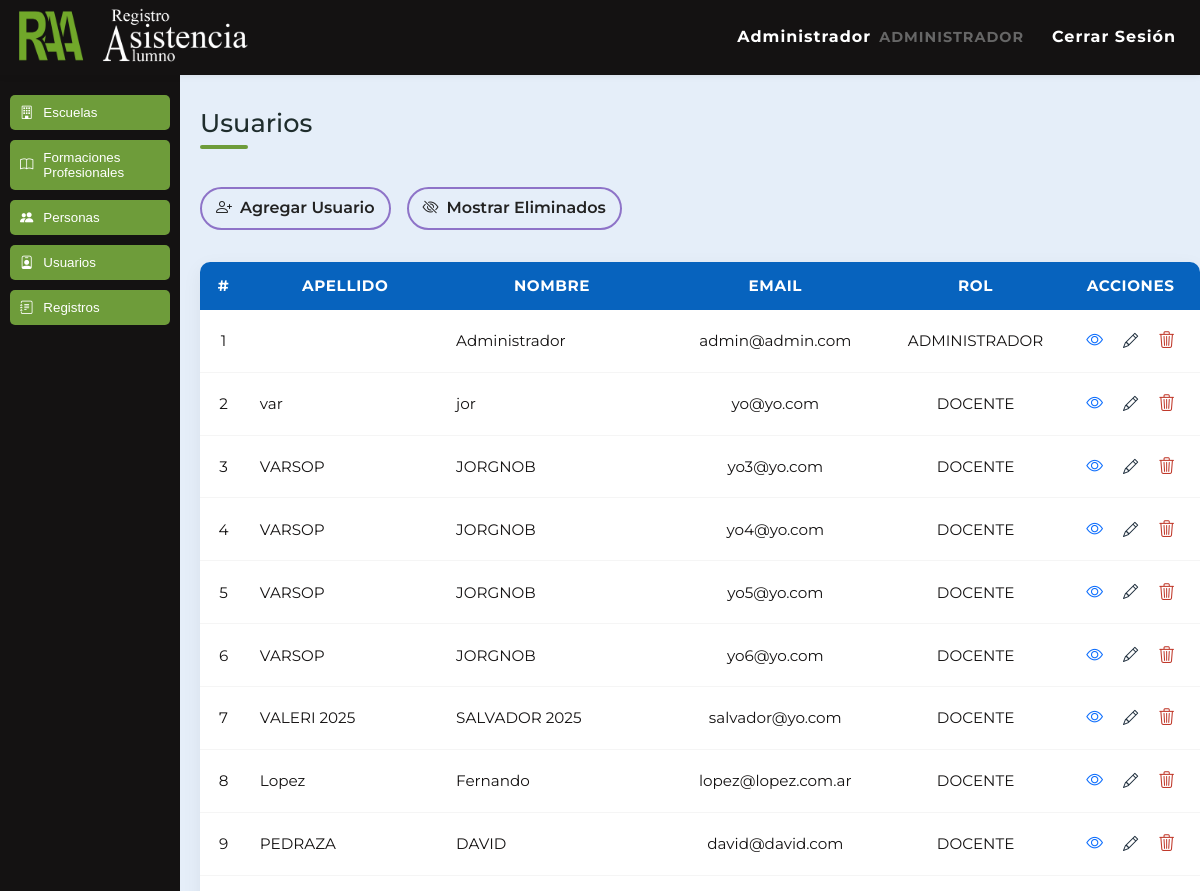
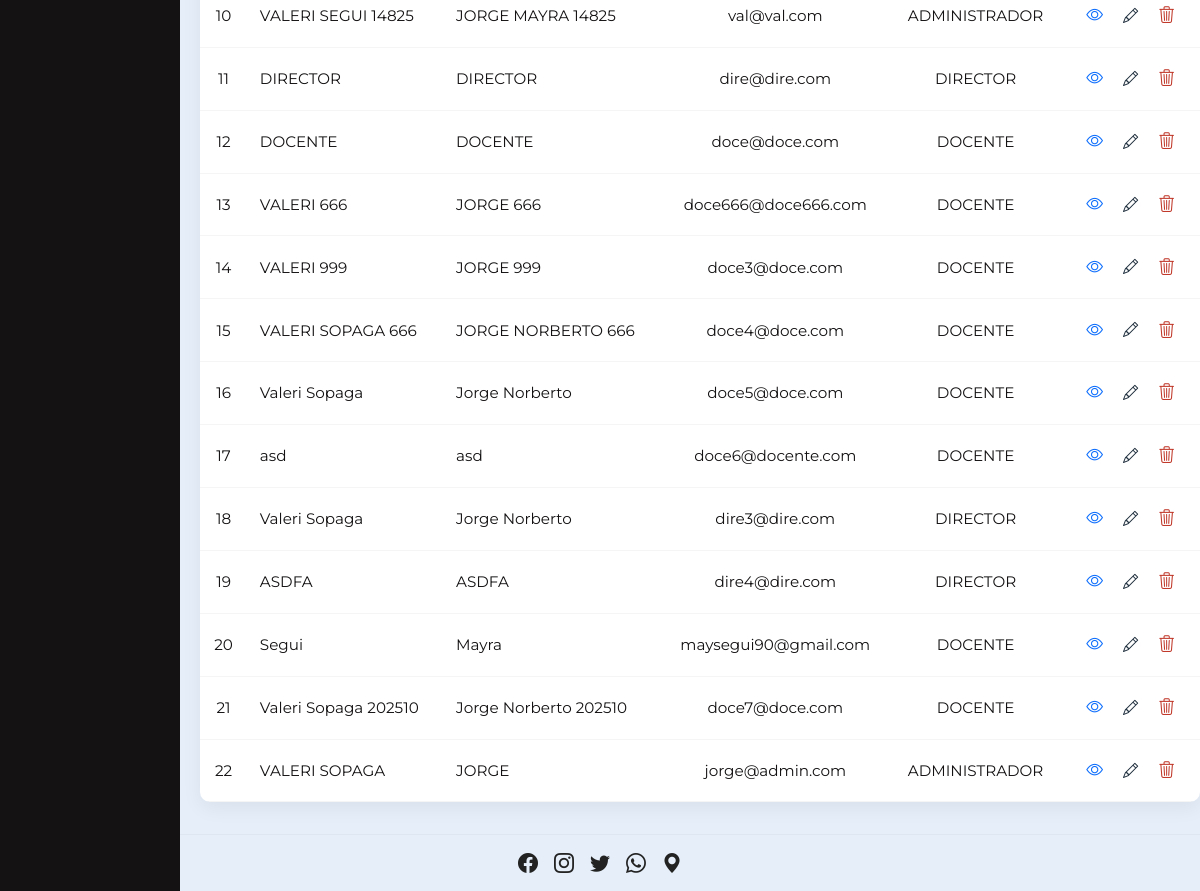
Page /FrontEnd/usuarios.php (signed in) on the committed database (2 pictures, top to bottom).
### tables this page shows
CREATE TABLE `usuarios` (
  `usuarios_id` int(5) NOT NULL,
  `personas_id` int(5) NOT NULL,
  `usuarios_email` varchar(30) NOT NULL,
  `usuarios_clave` varchar(100) NOT NULL,
  `usuarios_habilitado` tinyint(1) NOT NULL DEFAULT 1,
  `usuarios_fechcrea` timestamp NOT NULL DEFAULT current_timestamp() ON UPDATE current_timestamp(),
  `usuarios_eliminado` tinyint(1) NOT NULL DEFAULT 0,
  `usuarios_rol` enum('ADMINISTRADOR','DIRECTOR','DOCENTE') NOT NULL DEFAULT 'DOCENTE'
);

CREATE TABLE `personas` (
  `personas_id` int(5) NOT NULL,
  `personas_dni` int(8) NOT NULL,
  `personas_apellido` varchar(30) NOT NULL,
  `personas_nombre` varchar(30) NOT NULL,
  `personas_fechnac` date NOT NULL,
  `personas_sexo` varchar(10) NOT NULL,
  `personas_habilitado` tinyint(1) NOT NULL DEFAULT 1,
  `personas_fechcrea` timestamp NOT NULL DEFAULT current_timestamp() ON UPDATE current_timestamp(),
  `personas_eliminado` tinyint(1) NOT NULL DEFAULT 0
);

### FrontEnd/usuarios.php (the view, shortened to what this page needs)
<?php
require_once __DIR__ . '/includes/inicializar.php';
$action = $_GET['action'] ?? 'list';
if ($action === 'list' || $action === 'deleted') {
  $showDeleted = $action === 'deleted';
  $sql = "
    SELECT u.usuarios_id, u.usuarios_rol,
           p.personas_apellido, p.personas_nombre,
           u.usuarios_email
    FROM usuarios u
    JOIN personas p ON u.personas_id = p.personas_id
    WHERE u.usuarios_eliminado = " . ($showDeleted ? '1' : '0') . "
    ORDER BY u.usuarios_id
  ";
  $res = mysqli_query($conexion, $sql) or die(mysqli_error($conexion));
}
?>
<!DOCTYPE html>
<html lang="es">
<?php include('head.php'); ?>
<?php include('header.php'); ?>
<link rel="stylesheet" href="CSS/estilo_comun.css">
<link rel="stylesheet" href="CSS/estilo_app.css">
<?php include('menu_lateral.php'); ?>
<body>
  <main class="fp-page">
    <?php
    if ($action === 'list'):
    ?>
      <h1 class="title">Usuarios</h1>
    <?php endif; ?>
    <?php if ($action === 'view' && isset($view_row)): ?>
      <div class="view-panel">
        <h3>Datos Usuario</h3>
        <div class="view-grid">
          <div class="view-row">
            <p><strong>Email:</strong> <?= htmlspecialchars($view_row['usuarios_email'] ?? '-') ?></p>
            <p><strong>Rol:</strong> <?= htmlspecialchars($view_row['usuarios_rol'] ?? '-') ?></p>
          </div>
          <div class="view-row">
          </div>
        </div>
        <h3>Datos Personales</h3>
        <div class="view-grid">
          <div class="view-row">
            <p><strong>Apellido:</strong> <?= htmlspecialchars($view_row['personas_apellido'] ?? '-') ?></p>
            <p><strong>Nombre:</strong> <?= htmlspecialchars($view_row['personas_nombre'] ?? '-') ?></p>
            <p><strong>DNI:</strong> <?= htmlspecialchars($view_row['personas_dni'] ?? '-') ?></p>
            <p><strong>Fecha Nac.:</strong> <?= htmlspecialchars($view_row['personas_fechnac'] ?? '-') ?></p>
            <p><strong>Sexo:</strong> <?= htmlspecialchars($view_row['personas_sexo'] ?? '-') ?></p>
          </div>
        </div>
        <h3>Institucional</h3>
        <?php if (!empty($inst)): ?>
          <div class="row">
            <label>Tipo<br><input value="<?= htmlspecialchars($inst['institucional_tipo'] ?? '') ?>" disabled></label>
            <?php if (!empty($inst['escuelas_id'])):
              $esc = mysqli_fetch_assoc(mysqli_query($conexion, "SELECT escuelas_nombre FROM escuelas WHERE escuelas_id=" . (int)$inst['escuelas_id']));
            ?>
              <label>Escuela<br><input value="<?= htmlspecialchars($esc['escuelas_nombre'] ?? '') ?>" disabled></label>
            <?php endif; ?>
            <?php if (!empty($inst['formaciones_profesionales_id'])):
              $fo = mysqli_fetch_assoc(mysqli_query($conexion, "SELECT formaciones_profesionales_nombre FROM formaciones_profesionales WHERE formaciones_profesionales_id=" . (int)$inst['formaciones_profesionales_id']));
            ?>
              <label>Formación<br><input value="<?= htmlspecialchars($fo['formaciones_profesionales_nombre'] ?? '') ?>" disabled></label>
            <?php endif; ?>
          </div>
        <?php else: ?>
          <p>No hay datos institucionales.</p>
        <?php endif; ?>
        <h3>Domicilios</h3>
        <div class="blocks">
          <?php if (!empty($doms) && is_array($doms)): foreach ($doms as $d): ?>
              <div class="dom-block">
                <label>Calle y número<br><input value="<?= htmlspecialchars($d['domicilios_calle'] ?? '') ?>" disabled></label>
                <label>Descripción<br><input value="<?= htmlspecialchars($d['domicilios_descripcion'] ?? '') ?>" disabled></label>
                <label>Predeterminado<br><input value="<?= (!empty($d['domicilios_predeterminado']) ? 'Sí' : 'No') ?>" disabled></label>
                <?php if (!empty($d['domicilios_latitud']) && !empty($d['domicilios_longitud'])): ?>
                  <div class="map" style="height:150px;">
                    <iframe width="100%" height="150" frameborder="0" style="border:0"
                      src="https://maps.google.com/maps?q=<?= rawurlencode($d['domicilios_latitud']) ?>,<?= rawurlencode($d['domicilios_longitud']) ?>&z=15&output=embed"
                      loading="lazy"></iframe>
                  </div>
                <?php endif; ?>
              </div>
            <?php endforeach;
          else: ?>
            <p>No hay domicilios registrados.</p>
          <?php endif; ?>
        </div>
        <h3>Teléfonos</h3>
        <div class="blocks">
          <?php if (!empty($tels) && is_array($tels)): foreach ($tels as $t): ?>
              <div class="tel-block">
                <label>Número<br><input value="<?= htmlspecialchars($t['telefonos_numero'] ?? '') ?>" disabled></label>
                <label>Descripción<br><input value="<?= htmlspecialchars($t['telefonos_descripcion'] ?? '') ?>" disabled></label>
                <label>Predeterminado<br><input value="<?= (!empty($t['telefonos_predeterminado']) ? 'Sí' : 'No') ?>" disabled></label>
              </div>
            <?php endforeach;
          else: ?>
            <p>No hay teléfonos registrados.</p>
          <?php endif; ?>
        </div>
        <p style="margin-top:12px;">
          <a href="usuarios.php" class="pill">Volver al listado</a>
        </p>
      </div>
    <?php else: ?>
      <ul class="botones">
        <?php if (!$showDeleted): ?>
          <li class="boton-agregar"><a href="usuarios.php?action=add" class="pill"><i class="bi bi-person-plus"></i> Agregar Usuario</a></li>
        <?php endif; ?>
        <li class="boton-volver">
          <?php if ($action === 'deleted'): ?>
            <a href="usuarios.php" class="pill"><i class="bi bi-arrow-left-circle"></i> Volver al Listado</a>
          <?php else: ?>
            <a href="usuarios.php?action=deleted" class="pill"><i class="bi bi-eye-slash"></i> Mostrar Eliminados</a>
          <?php endif; ?>
        </li>
      </ul>
      <div class="contenedor">
        <table class="table table-striped table-hover">
          <thead>
            <tr>
              <th>#</th>
              <th>Apellido</th>
              <th>Nombre</th>
              <th>Email</th>
              <th>Rol</th>
              <th>Acciones</th>
            </tr>
          </thead>
          <tbody>
            <?php $cnt = 0;
            if (!empty($res)) while ($r = mysqli_fetch_assoc($res)): ?>
              <tr>
                <td><?= ++$cnt ?></td>
                <td class="text-left"><?= htmlspecialchars($r['personas_apellido']) ?></td>
                <td class="text-left"><?= htmlspecialchars($r['personas_nombre']) ?></td>
                <td><?= htmlspecialchars($r['usuarios_email']) ?></td>
                <td><?= htmlspecialchars($r['usuarios_rol']) ?></td>
                <td>
                  <?php if ($action === 'list'): ?>
                    <a href="usuarios.php?action=view&id=<?= $r['usuarios_id'] ?>" title="Ver más" class="accion"><i class="bi bi-eye"></i></a>
                    <a href="usuarios.php?action=edit&id=<?= $r['usuarios_id'] ?>" title="Editar" class="accion"><i class="bi bi-pencil"></i></a>
                    <a href="usuarios.php?action=delete&id=<?= $r['usuarios_id'] ?>" title="Eliminar" class="accion"><i class="bi bi-trash3"></i></a>
                  <?php else: ?>
                    <a href="usuarios.php?action=restore&id=<?= $r['usuarios_id'] ?>" title="Restaurar" class="accion"><i class="bi bi-arrow-counterclockwise"></i></a>
                  <?php endif; ?>
                </td>
              </tr>
            <?php endwhile; ?>
          </tbody>
        </table>
      </div>
    <?php endif; ?>
  </main>
  <?php include('footer.php'); ?>
</body>
</html>

### FrontEnd/CSS/estilo_comun.css (style rules this page uses)
:root { --bg-page: #E5EEF9; --primary: #6E9C3A; --accent: #6262AA; --text: #141212; --muted: #87b4e0; --surface: #ffffff; --border: #d0d0d0; --radius: 8px; --header-height: 75px; --sidebar-width: 260px; --font-family: 'Montserrat', system-ui, -apple-system, "Segoe UI", Roboto, "Helvetica Neue", Arial; }
html, body { font-family: var(--font-family); color: var(--text); background: var(--bg-page); -webkit-font-smoothing: antialiased; -moz-osx-font-smoothing: grayscale; }

### FrontEnd/CSS/estilo_app.css (style rules this page uses)
* { margin: 0; padding: 0; box-sizing: border-box; }
html, body { height: 100%; }
body { display: flex; flex-direction: column; background: #E5EEF9; font-family: 'Montserrat', sans-serif; font-size: 16px; line-height: 1.4; }
.fp-page { max-width: 1200px; width: calc(100% - 200px); margin: 100px 100px 2rem 200px; display: flex; flex-direction: column; gap: 1.5rem; }
.fp-page .title { margin-top: 0.5rem; margin-bottom: 0.5rem; font-size: 1.6rem; font-weight: 500; }
.fp-page .botones { display: flex; gap: 1rem; flex-wrap: wrap; margin-bottom: 0.5rem; }
.fp-page .botones li { list-style: none; }
.fp-page .botones li a { display: inline-flex; align-items: center; justify-content: center; background-color: #6262AA; color: #E5EEF9; border: 1px solid #2e518b; border-radius: 50px; padding: .75rem 1.5rem; font-size: 1rem; text-decoration: none; }
.fp-page .contenedor { width: 100%; margin: 0; }
.fp-page .contenedor table { width: 100% !important; }
h1.title { font-size: 2rem; margin-bottom: 1.2rem; font-weight: 600; position: relative; color: #1f2d2d; line-height: 1.15; padding-bottom: 6px; }
h1.title::after { content: ''; display: block; width: 48px; height: 4px; background: #6E9C3A; margin-top: 8px; border-radius: 3px; }
.table, .table.table-striped, table.table { width: 100%; border-collapse: collapse; background: #ffffff; box-shadow: 0 6px 20px rgba(0, 0, 0, 0.06); border-radius: 10px; overflow: hidden; font-size: 0.95rem; }
.table thead th { background: #0763beff; color: #fff; font-weight: 700; text-transform: uppercase; padding: 0.9rem 0.8rem; letter-spacing: 0.6px; text-align: center; }
.table tbody tr { border-bottom: 1px solid rgba(0, 0, 0, 0.04); }
.table td { padding: 0.7rem 0.8rem; vertical-align: middle; text-align: center; }
.table td.text-left { text-align: left; }
.table td a { display: inline-flex; align-items: center; gap: 8px; color: #1b2b3a; text-decoration: none; padding: 6px 8px; border-radius: 8px; transition: transform .12s ease, box-shadow .12s ease; }
.table td a .bi-trash3 { color: #c0392b; }
button.pill, a.pill { display: inline-block; padding: 10px 18px; border-radius: 30px; border: 3px solid rgba(120, 86, 188, 0.8); background: transparent; color: #222; cursor: pointer; font-weight: 600; text-decoration: none; box-sizing: border-box; transition: transform .12s, box-shadow .12s, opacity .12s; }
.boton-volver a { display: inline-flex; align-items: center; gap: 0.4rem; padding: 10px 18px; border-radius: 30px; border: 3px solid rgba(120, 86, 188, 0.8); background: transparent; color: #222; text-decoration: none; font-weight: 600; transition: transform .12s, box-shadow .12s; }
.fp-page .botones li a { display: inline-flex; align-items: center; gap: 0.5rem; padding: 8px 14px; border-radius: 22px; border: 2px solid rgba(120, 86, 188, 0.8); background: transparent; color: #222; font-weight: 600; text-decoration: none; transition: transform .12s, box-shadow .12s; }
.table td .accion { padding: 6px 8px; border-radius: 8px; transition: background .12s ease, transform .12s ease; }
.table td .accion { display: inline-flex; align-items: center; justify-content: center; padding: 8px; border-radius: 8px; transition: transform .12s, box-shadow .12s, background .12s; }
.table td .accion[title] { position: relative; }
.table td .accion .bi-eye { color: #0d6efd; font-size: 1.05rem; }
.table td .accion .bi-trash3 { color: #c0392b; font-size: 1.05rem; }
.fp-page table { border-collapse: collapse; box-sizing: border-box; }
.fp-page table thead tr { height: 48px; }
.fp-page table thead th { padding: 10px 12px; vertical-align: middle; line-height: 1.15; box-sizing: border-box; white-space: nowrap; }

### rows in the picture
usuarios: personas.personas_nombre "Administrador", usuarios_email "admin@admin.com", usuarios_rol "ADMINISTRADOR"
usuarios: personas.personas_apellido "var", personas.personas_nombre "jor", usuarios_email "yo@yo.com", usuarios_rol "DOCENTE"
usuarios: personas.personas_apellido "VARSOP", personas.personas_nombre "JORGNOB", usuarios_email "yo3@yo.com", usuarios_rol "DOCENTE"
usuarios: personas.personas_apellido "VARSOP", personas.personas_nombre "JORGNOB", usuarios_email "yo4@yo.com", usuarios_rol "DOCENTE"
usuarios: personas.personas_apellido "VARSOP", personas.personas_nombre "JORGNOB", usuarios_email "yo5@yo.com", usuarios_rol "DOCENTE"
usuarios: personas.personas_apellido "VARSOP", personas.personas_nombre "JORGNOB", usuarios_email "yo6@yo.com", usuarios_rol "DOCENTE"
usuarios: personas.personas_apellido "VALERI 2025", personas.personas_nombre "SALVADOR 2025", usuarios_email "salvador@yo.com", usuarios_rol "DOCENTE"
usuarios: personas.personas_apellido "Lopez", personas.personas_nombre "Fernando", usuarios_email "lopez@lopez.com.ar", usuarios_rol "DOCENTE"
usuarios: personas.personas_apellido "PEDRAZA", personas.personas_nombre "DAVID", usuarios_email "david@david.com", usuarios_rol "DOCENTE"
usuarios: personas.personas_apellido "VALERI SEGUI 14825", personas.personas_nombre "JORGE MAYRA 14825", usuarios_email "val@val.com", usuarios_rol "ADMINISTRADOR"
usuarios: personas.personas_apellido "DIRECTOR", personas.personas_nombre "DIRECTOR", usuarios_email "dire@dire.com", usuarios_rol "DIRECTOR"
usuarios: personas.personas_apellido "DOCENTE", personas.personas_nombre "DOCENTE", usuarios_email "doce@doce.com", usuarios_rol "DOCENTE"
usuarios: personas.personas_apellido "VALERI 666", personas.personas_nombre "JORGE 666", usuarios_email "doce666@doce666.com", usuarios_rol "DOCENTE"
usuarios: personas.personas_apellido "VALERI 999", personas.personas_nombre "JORGE 999", usuarios_email "doce3@doce.com", usuarios_rol "DOCENTE"
usuarios: personas.personas_apellido "VALERI SOPAGA 666", personas.personas_nombre "JORGE NORBERTO 666", usuarios_email "doce4@doce.com", usuarios_rol "DOCENTE"
usuarios: personas.personas_apellido "Valeri Sopaga", personas.personas_nombre "Jorge Norberto", usuarios_email "doce5@doce.com", usuarios_rol "DOCENTE"
usuarios: personas.personas_apellido "asd", personas.personas_nombre "asd", usuarios_email "doce6@docente.com", usuarios_rol "DOCENTE"
usuarios: personas.personas_apellido "Valeri Sopaga", personas.personas_nombre "Jorge Norberto", usuarios_email "dire3@dire.com", usuarios_rol "DIRECTOR"
usuarios: personas.personas_apellido "ASDFA", personas.personas_nombre "ASDFA", usuarios_email "dire4@dire.com", usuarios_rol "DIRECTOR"
usuarios: personas.personas_apellido "Segui", personas.personas_nombre "Mayra", usuarios_email "maysegui90@gmail.com", usuarios_rol "DOCENTE"
usuarios: personas.personas_apellido "Valeri Sopaga 202510", personas.personas_nombre "Jorge Norberto 202510", usuarios_email "doce7@doce.com", usuarios_rol "DOCENTE"
usuarios: personas.personas_apellido "VALERI SOPAGA", personas.personas_nombre "JORGE", usuarios_email "jorge@admin.com", usuarios_rol "ADMINISTRADOR"

### other values in the picture
$displayName "Administrador"
$personas_rol "ADMINISTRADOR"
